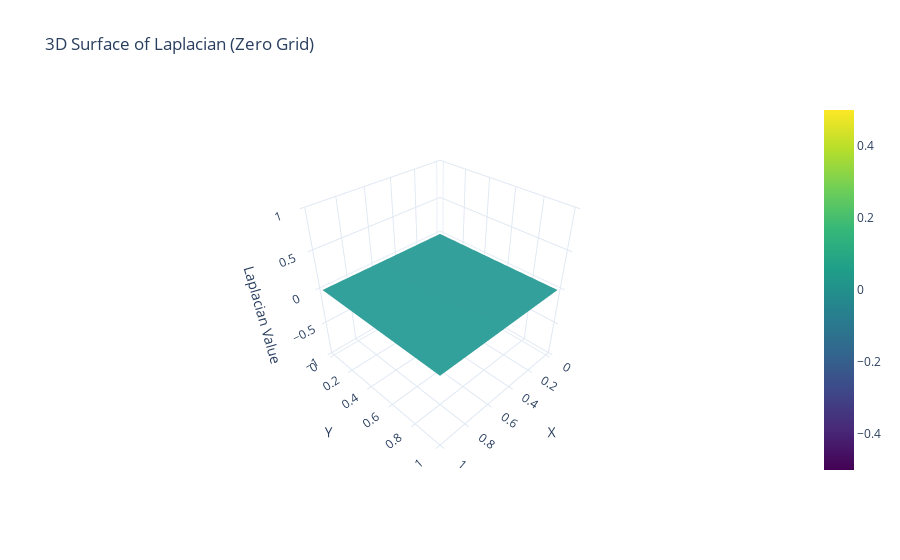
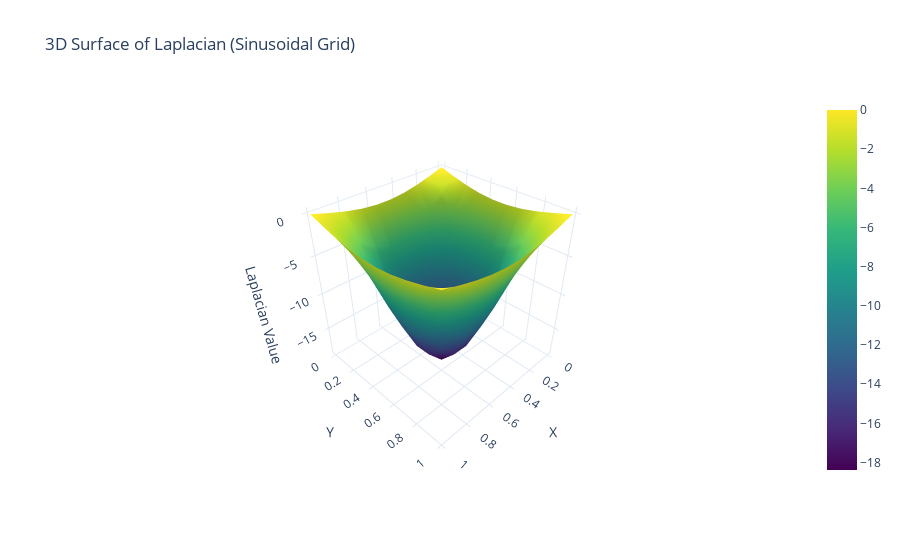

The notebook cell saved with these charts, in order:
### Code cell
import numpy as np
import plotly.graph_objects as go

def finite_difference_2d(u, hx, hy):
    # Compute the gradient
    grad_u = np.gradient(u, hx, hy)
    
    # Second derivative in x direction
    d2u_dx2 = np.gradient(grad_u[0], hx, axis=0)  # Gradient in x direction
    # Second derivative in y direction
    d2u_dy2 = np.gradient(grad_u[1], hy, axis=1)  # Gradient in y direction
    
    return d2u_dx2, d2u_dy2

def compute_laplacian(u, hx, hy):
    # Compute the second derivatives
    d2u_dx2, d2u_dy2 = finite_difference_2d(u, hx, hy)
    # Compute the Laplacian
    laplacian = d2u_dx2 + d2u_dy2
    return laplacian

# Define grid size
Nx = 10
Ny = 10

# Example usage
hx = 1 / (Nx - 1)
hy = 1 / (Ny - 1)

# Test 1: Zero grid
u1 = np.zeros((Nx, Ny))  # Example grid
laplacian_1 = compute_laplacian(u1, hx, hy)

# Test 2: Sinusoidal grid
u2 = np.sin(np.pi * np.linspace(0, 1, Nx)[:, None]) * np.sin(np.pi * np.linspace(0, 1, Ny))  # 2D sinusoidal function
laplacian_2 = compute_laplacian(u2, hx, hy)

# Test 3: Linear grid
u3 = np.linspace(0, 1, Nx)[:, None] * np.linspace(0, 1, Ny)  # 2D linear function
laplacian_3 = compute_laplacian(u3, hx, hy)

# Function to create 3D surface plots
def plot_3d_surface(X, Y, Z, title):
    fig = go.Figure(data=[go.Surface(z=Z, x=X, y=Y, colorscale='Viridis')])
    fig.update_layout(
        title=title,
        scene=dict(
            xaxis_title='X',
            yaxis_title='Y',
            zaxis_title='Laplacian Value',
            camera=dict(eye=dict(x=1.5, y=1.5, z=1.5))
        ),
        template='plotly_white'
    )
    fig.show()

# Create meshgrid for plotting
X, Y = np.meshgrid(np.linspace(0, 1, Nx), np.linspace(0, 1, Ny))

# Plot results for Laplacian of Test 1
plot_3d_surface(X, Y, laplacian_1, '3D Surface of Laplacian (Zero Grid)')

# Plot results for Laplacian of Test 2
plot_3d_surface(X, Y, laplacian_2, '3D Surface of Laplacian (Sinusoidal Grid)')

# Plot results for Laplacian of Test 3
plot_3d_surface(X, Y, laplacian_3, '3D Surface of Laplacian (Linear Grid)')

### Figure 1 — Plotly figure (JSON) as saved in the notebook; plotly's stock layout.template omitted (floating-point values rounded to 4 significant figures)
{"data": [{"colorscale": [[0, "#440154"], [0.1111, "#482878"], [0.2222, "#3e4989"], [0.3333, "#31688e"], [0.4444, "#26828e"], [0.5556, "#1f9e89"], [0.6667, "#35b779"], [0.7778, "#6ece58"], [0.8889, "#b5de2b"], [1, "#fde725"]], "type": "surface", "x": [[0, 0.1111, 0.2222, 0.3333, 0.4444, 0.5556, 0.6667, 0.7778, 0.8889, 1], [0, 0.1111, 0.2222, 0.3333, 0.4444, 0.5556, 0.6667, 0.7778, 0.8889, 1], [0, 0.1111, 0.2222, 0.3333, 0.4444, 0.5556, 0.6667, 0.7778, 0.8889, 1], [0, 0.1111, 0.2222, 0.3333, 0.4444, 0.5556, 0.6667, 0.7778, 0.8889, 1], [0, 0.1111, 0.2222, 0.3333, 0.4444, 0.5556, 0.6667, 0.7778, 0.8889, 1], [0, 0.1111, 0.2222, 0.3333, 0.4444, 0.5556, 0.6667, 0.7778, 0.8889, 1], [0, 0.1111, 0.2222, 0.3333, 0.4444, 0.5556, 0.6667, 0.7778, 0.8889, 1], [0, 0.1111, 0.2222, 0.3333, 0.4444, 0.5556, 0.6667, 0.7778, 0.8889, 1], [0, 0.1111, 0.2222, 0.3333, 0.4444, 0.5556, 0.6667, 0.7778, 0.8889, 1], [0, 0.1111, 0.2222, 0.3333, 0.4444, 0.5556, 0.6667, 0.7778, 0.8889, 1]], "y": [[0, 0, 0, 0, 0, 0, 0, 0, 0, 0], [0.1111, 0.1111, 0.1111, 0.1111, 0.1111, 0.1111, 0.1111, 0.1111, 0.1111, 0.1111], [0.2222, 0.2222, 0.2222, 0.2222, 0.2222, 0.2222, 0.2222, 0.2222, 0.2222, 0.2222], [0.3333, 0.3333, 0.3333, 0.3333, 0.3333, 0.3333, 0.3333, 0.3333, 0.3333, 0.3333], [0.4444, 0.4444, 0.4444, 0.4444, 0.4444, 0.4444, 0.4444, 0.4444, 0.4444, 0.4444], [0.5556, 0.5556, 0.5556, 0.5556, 0.5556, 0.5556, 0.5556, 0.5556, 0.5556, 0.5556], [0.6667, 0.6667, 0.6667, 0.6667, 0.6667, 0.6667, 0.6667, 0.6667, 0.6667, 0.6667], [0.7778, 0.7778, 0.7778, 0.7778, 0.7778, 0.7778, 0.7778, 0.7778, 0.7778, 0.7778], [0.8889, 0.8889, 0.8889, 0.8889, 0.8889, 0.8889, 0.8889, 0.8889, 0.8889, 0.8889], [1, 1, 1, 1, 1, 1, 1, 1, 1, 1]], "z": [[0, 0, 0, 0, 0, 0, 0, 0, 0, 0], [0, 0, 0, 0, 0, 0, 0, 0, 0, 0], [0, 0, 0, 0, 0, 0, 0, 0, 0, 0], [0, 0, 0, 0, 0, 0, 0, 0, 0, 0], [0, 0, 0, 0, 0, 0, 0, 0, 0, 0], [0, 0, 0, 0, 0, 0, 0, 0, 0, 0], [0, 0, 0, 0, 0, 0, 0, 0, 0, 0], [0, 0, 0, 0, 0, 0, 0, 0, 0, 0], [0, 0, 0, 0, 0, 0, 0, 0, 0, 0], [0, 0, 0, 0, 0, 0, 0, 0, 0, 0]]}], "layout": {"scene": {"camera": {"eye": {"x": 1.5, "y": 1.5, "z": 1.5}}, "xaxis": {"title": {"text": "X"}}, "yaxis": {"title": {"text": "Y"}}, "zaxis": {"title": {"text": "Laplacian Value"}}}, "title": {"text": "3D Surface of Laplacian (Zero Grid)"}}}

### Figure 2 — Plotly figure (JSON) as saved in the notebook; plotly's stock layout.template omitted (floating-point values rounded to 4 significant figures)
{"data": [{"colorscale": [[0, "#440154"], [0.1111, "#482878"], [0.2222, "#3e4989"], [0.3333, "#31688e"], [0.4444, "#26828e"], [0.5556, "#1f9e89"], [0.6667, "#35b779"], [0.7778, "#6ece58"], [0.8889, "#b5de2b"], [1, "#fde725"]], "type": "surface", "x": [[0, 0.1111, 0.2222, 0.3333, 0.4444, 0.5556, 0.6667, 0.7778, 0.8889, 1], [0, 0.1111, 0.2222, 0.3333, 0.4444, 0.5556, 0.6667, 0.7778, 0.8889, 1], [0, 0.1111, 0.2222, 0.3333, 0.4444, 0.5556, 0.6667, 0.7778, 0.8889, 1], [0, 0.1111, 0.2222, 0.3333, 0.4444, 0.5556, 0.6667, 0.7778, 0.8889, 1], [0, 0.1111, 0.2222, 0.3333, 0.4444, 0.5556, 0.6667, 0.7778, 0.8889, 1], [0, 0.1111, 0.2222, 0.3333, 0.4444, 0.5556, 0.6667, 0.7778, 0.8889, 1], [0, 0.1111, 0.2222, 0.3333, 0.4444, 0.5556, 0.6667, 0.7778, 0.8889, 1], [0, 0.1111, 0.2222, 0.3333, 0.4444, 0.5556, 0.6667, 0.7778, 0.8889, 1], [0, 0.1111, 0.2222, 0.3333, 0.4444, 0.5556, 0.6667, 0.7778, 0.8889, 1], [0, 0.1111, 0.2222, 0.3333, 0.4444, 0.5556, 0.6667, 0.7778, 0.8889, 1]], "y": [[0, 0, 0, 0, 0, 0, 0, 0, 0, 0], [0.1111, 0.1111, 0.1111, 0.1111, 0.1111, 0.1111, 0.1111, 0.1111, 0.1111, 0.1111], [0.2222, 0.2222, 0.2222, 0.2222, 0.2222, 0.2222, 0.2222, 0.2222, 0.2222, 0.2222], [0.3333, 0.3333, 0.3333, 0.3333, 0.3333, 0.3333, 0.3333, 0.3333, 0.3333, 0.3333], [0.4444, 0.4444, 0.4444, 0.4444, 0.4444, 0.4444, 0.4444, 0.4444, 0.4444, 0.4444], [0.5556, 0.5556, 0.5556, 0.5556, 0.5556, 0.5556, 0.5556, 0.5556, 0.5556, 0.5556], [0.6667, 0.6667, 0.6667, 0.6667, 0.6667, 0.6667, 0.6667, 0.6667, 0.6667, 0.6667], [0.7778, 0.7778, 0.7778, 0.7778, 0.7778, 0.7778, 0.7778, 0.7778, 0.7778, 0.7778], [0.8889, 0.8889, 0.8889, 0.8889, 0.8889, 0.8889, 0.8889, 0.8889, 0.8889, 0.8889], [1, 1, 1, 1, 1, 1, 1, 1, 1, 1]], "z": [[0, -0.5714, -1.074, -1.447, -1.645, -1.645, -1.447, -1.074, -0.5714, -2.046e-16], [-0.5714, -2.217, -4.166, -5.613, -6.383, -6.383, -5.613, -4.166, -2.217, -0.5714], [-1.074, -4.166, -7.83, -10.55, -12.0, -12.0, -10.55, -7.83, -4.166, -1.074], [-1.447, -5.613, -10.55, -14.21, -16.16, -16.16, -14.21, -10.55, -5.613, -1.447], [-1.645, -6.383, -12.0, -16.16, -18.38, -18.38, -16.16, -12.0, -6.383, -1.645], [-1.645, -6.383, -12.0, -16.16, -18.38, -18.38, -16.16, -12.0, -6.383, -1.645], [-1.447, -5.613, -10.55, -14.21, -16.16, -16.16, -14.21, -10.55, -5.613, -1.447], [-1.074, -4.166, -7.83, -10.55, -12.0, -12.0, -10.55, -7.83, -4.166, -1.074], [-0.5714, -2.217, -4.166, -5.613, -6.383, -6.383, -5.613, -4.166, -2.217, -0.5714], [-2.046e-16, -0.5714, -1.074, -1.447, -1.645, -1.645, -1.447, -1.074, -0.5714, -4.092e-16]]}], "layout": {"scene": {"camera": {"eye": {"x": 1.5, "y": 1.5, "z": 1.5}}, "xaxis": {"title": {"text": "X"}}, "yaxis": {"title": {"text": "Y"}}, "zaxis": {"title": {"text": "Laplacian Value"}}}, "title": {"text": "3D Surface of Laplacian (Sinusoidal Grid)"}}}
